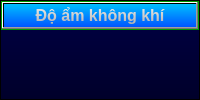
                        <widget class="QFrame" name="Top_Para_frame_3">
                         <property name="styleSheet">
                          <string notr="true">background-color: qlineargradient(spread:pad, x1:1, y1:1, x2:1, y2:0, stop:0 rgba(0, 0, 42, 255), stop:1 rgba(0, 0, 70, 255));</string>
                         </property>
                         <property name="frameShape">
                          <enum>QFrame::StyledPanel</enum>
                         </property>
                         <property name="frameShadow">
                          <enum>QFrame::Raised</enum>
                         </property>
                         <layout class="QVBoxLayout" name="verticalLayout_42">
                          <property name="spacing">
                           <number>0</number>
                          </property>
                          <property name="leftMargin">
                           <number>0</number>
                          </property>
                          <property name="topMargin">
                           <number>0</number>
                          </property>
                          <property name="rightMargin">
                           <number>0</number>
                          </property>
                          <property name="bottomMargin">
                           <number>0</number>
                          </property>
                          <item alignment="Qt::AlignTop">
                           <widget class="QFrame" name="Top_Para_frame3_header">
                            <property name="styleSheet">
                             <string notr="true">background-color: rgb(0, 200, 0);</string>
                            </property>
                            <property name="frameShape">
                             <enum>QFrame::StyledPanel</enum>
                            </property>
                            <property name="frameShadow">
                             <enum>QFrame::Raised</enum>
                            </property>
                            <layout class="QVBoxLayout" name="verticalLayout_36">
                             <property name="spacing">
                              <number>0</number>
                             </property>
                             <property name="leftMargin">
                              <number>0</number>
                             </property>
                             <property name="topMargin">
                              <number>0</number>
                             </property>
                             <property name="rightMargin">
                              <number>0</number>
                             </property>
                             <property name="bottomMargin">
                              <number>0</number>
                             </property>
                             <item>
                              <widget class="QPushButton" name="Top_Para_header3">
                               <property name="font">
                                <font>
                                 <family>Segoe UI</family>
                                 <pointsize>12</pointsize>
                                 <weight>75</weight>
                                 <bold>true</bold>
                                </font>
                               </property>
                               <property name="styleSheet">
                                <string notr="true">color: qlineargradient(spread:pad, x1:1, y1:1, x2:1, y2:0, stop:0 rgba(171, 171, 171, 255), stop:1 rgba(239, 239, 239, 255));
background-color: qlineargradient(spread:pad, x1:1, y1:1, x2:1, y2:0, stop:0 rgba(0, 85, 255, 255), stop:1 rgba(0, 192, 255, 255));</string>
                               </property>
                               <property name="text">
                                <string>Độ ẩm không khí</string>
                               </property>
                              </widget>
                             </item>
                            </layout>
                           </widget>
                          </item>
                          <item>
                           <widget class="QFrame" name="Top_Para_frame3_body">
                            <property name="sizePolicy">
                             <sizepolicy hsizetype="Preferred" vsizetype="Expanding">
                              <horstretch>0</horstretch>
                              <verstretch>0</verstretch>
                             </sizepolicy>
                            </property>
                            <property name="styleSheet">
                             <string notr="true">background-color: rgba(0, 0, 0, 0);</string>
                            </property>
                            <property name="frameShape">
                             <enum>QFrame::StyledPanel</enum>
                            </property>
                            <property name="frameShadow">
                             <enum>QFrame::Raised</enum>
                            </property>
                            <widget class="QLabel" name="label_19">
                             <property name="geometry">
                              <rect>
                               <x>290</x>
                               <y>130</y>
                               <width>141</width>
                               <height>20</height>
                              </rect>
                             </property>
                             <property name="styleSheet">
                              <string notr="true">color: rgb(255, 255, 255);</string>
                             </property>
                             <property name="text">
                              <string>Biểu đồ độ ẩm không khí</string>
                             </property>
                            </widget>
                           </widget>
                          </item>
                         </layout>
                        </widget>
